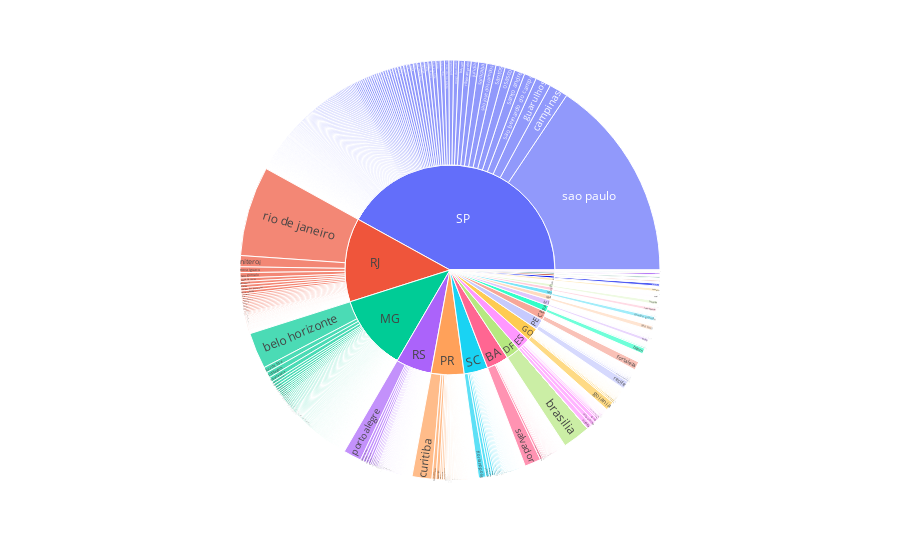

The notebook cell saved with this chart:
### Code cell
px.sunburst(SCG,path=["state","city"],values='customer_unique_id')

### Figure 1 — Plotly figure (JSON) as saved in the notebook; plotly's stock layout.template omitted (floating-point values rounded to 4 significant figures; data arrays with more than 128 entries replaced by an {"elided": "..."} marker saying what was removed)
{"data": [{"branchvalues": "total", "domain": {"x": [0, 1], "y": [0, 1]}, "hovertemplate": "labels=%{label}<br>customer_unique_id=%{value}<br>parent=%{parent}<br>id=%{id}<extra></extra>", "ids": {"elided": "4337 str values"}, "labels": {"elided": "4337 str values"}, "name": "", "parents": {"elided": "4337 str values"}, "type": "sunburst", "values": {"elided": "4337 float values"}}], "layout": {"legend": {"tracegroupgap": 0}, "margin": {"t": 60}}}
